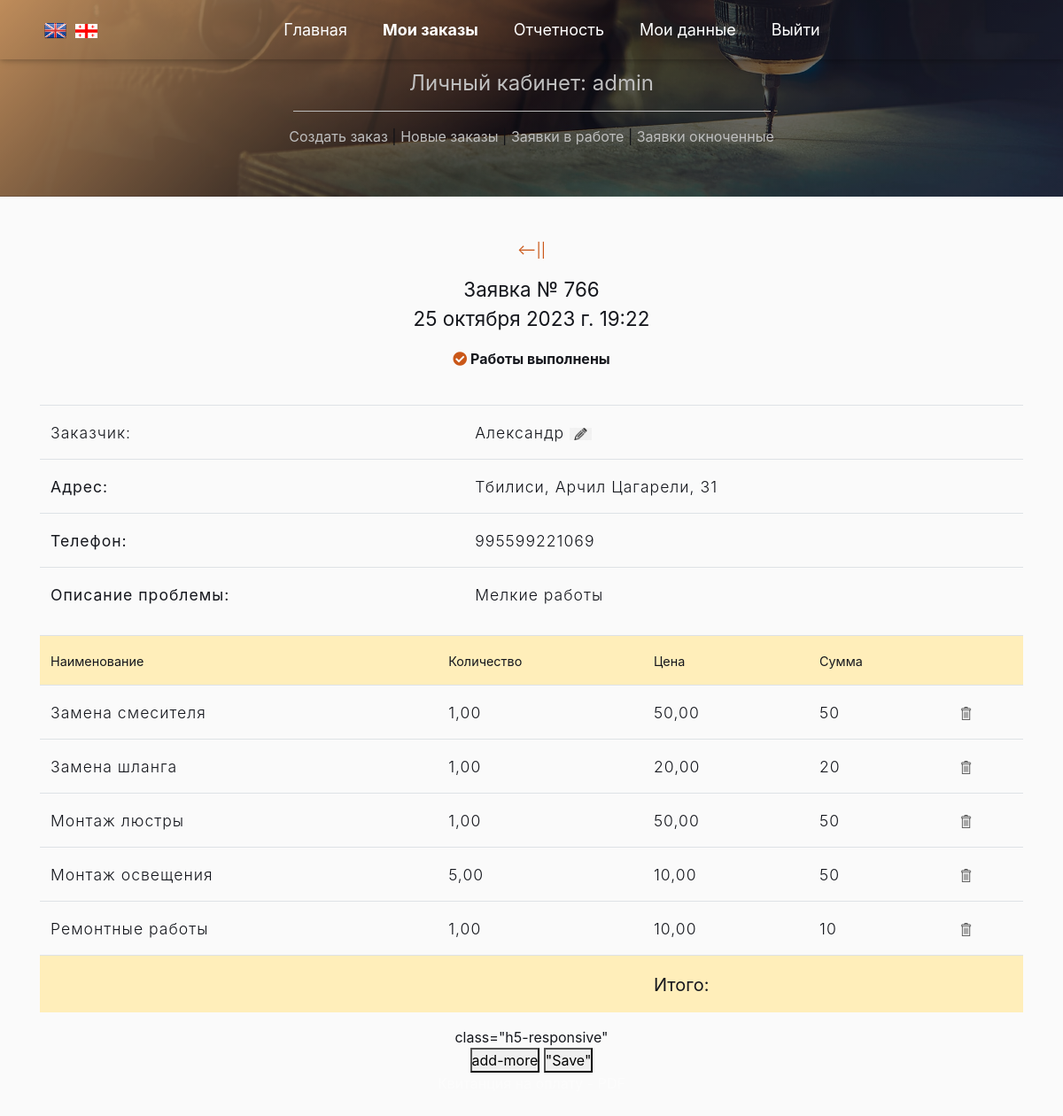
The page /list_order/766 (signed in) on the database its author committed.
### app_site/models.py (models this page shows)
class OrderList(models.Model):
    time_in = models.DateTimeField(auto_now_add=True, verbose_name='Дата заказа')
    time_out = models.DateTimeField(null=True, blank=True, verbose_name='Дата выполнения')
    repairer_id = models.ForeignKey(User, on_delete=models.SET_NULL, null=True, blank=True,
                                    verbose_name='Мастер', default='', )
    price = models.DecimalField(decimal_places=2, max_digits=7, null=True, blank=True, verbose_name='Стоимость работ')
    text_order = models.CharField(max_length=1500, verbose_name='Описание проблемы', blank=True, null=True)
    customer_name = models.CharField(max_length=50, verbose_name='Ваше имя')
    customer_phone = models.CharField(max_length=16, verbose_name='Номер телефона')
    customer_telegram = models.CharField(max_length=26, verbose_name='Телеграм', blank=True, null=True)
    customer_code = models.CharField(max_length=16, verbose_name='Код организации', blank=True, null=True)
    address_city = models.CharField(max_length=2, choices=CITY_CHOICES, default='TB', null=True, blank=True,
                                    verbose_name='Город')
    order_status = models.CharField(max_length=3, choices=ORDER_STATUS, default='BEG', null=True, blank=True,
                                    verbose_name='Статус заказа')
    address_street_app = models.CharField(max_length=150, verbose_name='Улица', null=True, blank=True)
    address_num = models.CharField(max_length=10, verbose_name='Номер дома', null=True, blank=True)
    services = models.ManyToManyField('Service', through='Invoice')
    class Meta:
        verbose_name = 'Список заказов'
        verbose_name_plural = 'Список заказов'

class Invoice(models.Model):
    service_id = models.ForeignKey('Service', on_delete=models.CASCADE, null=True, blank=True, )
    order_id = models.ForeignKey('OrderList', on_delete=models.CASCADE, null=True, blank=True, )
    quantity_type = models.CharField(choices=QUANTITY_CHOICES, max_length=3, null=True, blank=True,
                                     verbose_name='Измерение')
    quantity = models.DecimalField(decimal_places=2, max_digits=7, null=True, blank=True, verbose_name='Количество')
    price = models.DecimalField(decimal_places=2, max_digits=7, null=True, blank=True, verbose_name='Цена')
    class Meta:
        verbose_name = 'Список работ заказа'
        verbose_name_plural = 'Список работ заказа'

class Service(models.Model):
    name = models.\
        CharField(null=True, blank=True, max_length=500, verbose_name='Услуга')
    type = models.CharField(choices=WORK_CHOICES, null=True, blank=True, max_length=3, verbose_name='Вид работ')
    class Meta:
        ordering = ['type', 'name']
        verbose_name = 'Виды работ'
        verbose_name_plural = 'Виды работ'
    def __str__(self):
        return f"{self.name}"

### app_site/views.py (the view, shortened to what this page needs)
# urls.py: path('list_order/<int:pk>', InvoiceCreate.as_view(), name='invoice'),
class InvoiceCreate(LoginRequiredMixin, DetailView):
    model = OrderList
    context_object_name = 'info'
    template_name = 'invoice.html'
    def get_context_data(self, **kwargs):
        context = super().get_context_data()
        context['invoice'] = Invoice.objects\
                                    .filter(order_id=self.object.pk)\
                                    .select_related('service_id')\
                                    .defer('service_id__type')\
                                    .annotate(amount=F('price') * F('quantity'))
        InvoiceFormSet = modelformset_factory(Invoice, form=InvoiceForm, extra=0)
        formset = InvoiceFormSet(queryset=Invoice.objects.none())
        context['form'] = formset
        context['type_work'] = WORK_CHOICES
        context['next'] = OrderList.objects.filter(pk__gt=self.object.pk).values('pk').first()
        context['prev'] = OrderList.objects.filter(pk__lt=self.object.pk).order_by('-pk').values('pk').first()
        return context

### app_site/templatetags/custom_filters.py (called while the page is built)
@register.filter()
def choice_tag(value, A):
    try:
        if A == 'city':
            a = dict(CITY_CHOICES)
        elif A == 'status_order':
            a = dict(ORDER_STATUS)
        elif A == 'month':
            a = dict(MONTH)
        elif A == 'work_type':
            a = dict(WORK_CHOICES)
        return f'{a[value]}'
    except KeyError:
        return f''

### templates/invoice.html (shortened to what this page needs)
{% extends 'flatpages/default_user.html' %}
{% load custom_filters %}
{% load custom_tags %}
{% block body %}
{% if prev.pk %}
<p align="center" class="mycolor">
<a href="{% url 'invoice' prev.pk %}" class="mycolor"><--</a>||
{% endif %}
</p>
<p class="h4-responsive">Заявка № {{ info.id }}<br>{{ info.time_in }}</p>
{% if info.order_status == 'END' %}
<p><b id="stepstatuswork"><i class="fas fa-check-circle about-text"></i> Работы выполнены</b>
</p>
{% endif %}
<br>
    <table class="table" ><tr>
        <td>Заказчик:</td><td> {{ info.customer_name }}  <a href="../list_order/update/{{ info.pk}}"><img src="/media/images/change.png" width="25" ></a></td>
    </tr>
        <tr>
        <td><b>Адрес: </b></td><td>{{ info.address_city|choice_tag:'city' }}, {{ info.address_street_app }}, {{ info.address_num }}</td>
    </tr>
    <tr>
         <td><b>Телефон:</b></td><td>{{ info.customer_phone }}</td>
    </tr>
    <tr>
         <td><b>Описание проблемы:</b></td><td> {{ info.text_order }}</td>
    </tr>
    </table>
{% if info.order_status == 'SND' %}
<table id="table_invoice" class="hidden">
{% else %}
<table id="table_invoice" class="table" >
{% endif %}
 <tr  class="table-warning">
            <th>Наименование </th>
            <th>Количество </th>
            <th>Цена</th>
            <th >Сумма</th>
            <th > </th>
    </tr>
{% for g in invoice %}
    <tr class="form_text">
            <td name="service_id">{{ g.service_id }} </td>
            <td name="quantity">{{ g.quantity }} </td>
            <td name="price">{{ g.price }}</td>
            <td name="amount">{{ g.amount }}</td>
            <td name="delete"><a href="{% url 'delete-item-of-order' g.pk %}" class="link-delete" ><img src="/media/images/delete.png" width="15"></a></td>
    </tr>
{% endfor %}
    <tr class="table-warning">
<th></th><th class="h5-responsive" ></th>
            <th class="h5-responsive "  >Итого: </th>
            <th class="h5-responsive" id="total" > </th><th></th>
            </tr>
</table>class="h5-responsive"
{% if info.order_status == 'SND' %}
<form action="" method="post" id="id_form" class="hidden">
{% else %}
<form action="" method="post" id="id_form" >
{% endif %}
    <button id="add-more" type="button">add-more</button>
    <button type="submit"> "Save" </button><br>
<a href="pdf/{{ info.id }}">Квитанция на оплату - PDF</a>
</form>
        {% endblock body %}

### templates/flatpages/default_user.html (shortened to what this page needs)
{% load static %}
<!doctype html>
<html lang="en">
  <head>
    <link rel="stylesheet" href="{% static 'css/mdb.min.css' %}">
    <link rel="stylesheet" href="{% static 'css/bootstrap.min.css' %}">
    <link rel="stylesheet" href="{% static 'css/fonts.css' %}">
    <link rel="stylesheet" href="{% static 'css/owl.carousel.min.css' %}">
    <link rel="stylesheet" href="{% static 'css/custom.css' %}">
  </head>
  <body>
{% url 'list_order' as the_url1 %}
{% url 'stat' as the_url2 %}
{% url 'user' request.user.id as the_url3 %}
    <nav id="navigation-menu" class="navbar fixed-top navbar-expand-lg navbar-dark scrolling-navbar">
        <div class="container">
		<a href='index-en.html'><img src="{% static 'images/flag_en.png' %}" class="flag"></a>
            <a href='index-ge.html'><img src="{% static 'images/flag_ge.png' %}" class="flag"></a>
            <div class="collapse navbar-collapse" id="navbarSupportedContent">
                <ul class="navbar-nav m-auto">
                    <li class="nav-item mr-4 active">
                        <a class="nav-link" href="{% url 'home' %}">Главная <span class="sr-only">(current)</span></a>
                    </li>
                    <li class="nav-item mr-4">
                        {% if the_url1 in request.get_full_path  %}
                        <a class="nav-link" href="{{ the_url1 }}"><b>Мои заказы</b></a>
                        {% else %}
                        <a class="nav-link" href="{{ the_url1 }}">Мои заказы</a>
                        {% endif %}
                    </li>
                    <li class="nav-item mr-4" class="nav-item mr-4">
                        {% if the_url2 in request.get_full_path  %}
                        <a class="nav-link"  href="{{ the_url2 }}"><b>Отчетность</b></a>
                        {% else %}
                        <a class="nav-link"  href="{{ the_url2 }}">Отчетность</a>
                        {% endif %}
                    </li>
                    <li class="nav-item mr-4">
                        {% if the_url3 in request.get_full_path  %}
                        <a class="nav-link" href="{{ the_url3 }}"><b>Мои данные</b></a>
                        {% else %}
                        <a class="nav-link" href="{{ the_url3 }}">Мои данные</a>
                        {% endif %}
                    </li>
                        {% if request.user.is_authenticated %}
                            <li class="nav-item mr-4">
                            <a class="nav-link" href="{% url 'logout' %}">Выйти</a>
                            </li>
                         {% endif %}
                </ul>
            </div>
        </div>
    </nav>
        <section id="section-0" class="bg_img sticky">
            <div class="container"><br>
                    <div class="text-center nav-link">
                        <h1 class="lead py-10" >Личный кабинет: {{ user.username }}</h1>
                        <hr class="hr-light-h">
                            <a href="#----"  onclick="show_create_order_form(document.getElementById('form'))"
                                                  id="link_create_order_form">Создать заказ</a> |
                            {% if request.GET.work_status == 'SND' %}
                            <a href="{% url 'list_order' %}?work_status=SND"><b>Новые заказы</b></a> |
                            {% else %}
                            <a href="{% url 'list_order' %}?work_status=SND">Новые заказы</a> |
                            {% endif %}
                            {% if request.GET.work_status == 'RCV' %}
                            <a href="{% url 'list_order'%}?work_status=RCV"><b>Заявки в работе</b></a> |
                            {% else %}
                            <a href="{% url 'list_order'%}?work_status=RCV">Заявки в работе</a> |
                            {% endif %}
                            {% if request.GET.work_status == 'END' %}
                            <a href="{% url 'list_order'%}?work_status=END"><b>Заявки окноченные</b></a>
                            {% else %}
                            <a href="{% url 'list_order'%}?work_status=END">Заявки окноченные</a>
                            {% endif %}
                        </div>
                    </div>
    </section>
    <section id="section-1">
        <div class="container">
            <div align="center">
                        {% block body %}
{% endblock body%}
            </div>
            </div>
    </section>
  </body>
</html>

### static/css/custom.css (style rules this page uses)
* { margin: 0; padding: 0; }
:root { --text-color: #15171d; --span-color: #ca5718; }
body { color: var(--text-color); background-color: #fafafa; line-height: 1.5; font-size: 1rem; height: 100%; }
h1, h2, h3, h4, h5, h6 { font-weight: 500; }
.hr-light-h { width: 50%; border-top: 1px solid #fafafa; margin-left: 25%; }
a { color: fefefe; }
section { padding: 3rem 0px; }
.bg_img { background-image: linear-gradient(135deg, #febb79, rgba(0, 0, 0, 0.5), rgba(52, 72, 106, 0.3)), url('../images/master-na-chas_1.jpg'); background-repeat: no-repeat; background-position: center bottom; background-size: cover; width: 100%; filter: brightness(75%); }
.flag { width: 25px; margin-left: 5px; margin-right: 5px; }
.navbar { font-size: 18px; font-weight: 400; z-index: 1; box-shadow: 0 2px 5px 0 rgba(0, 0, 0, .16), 0 2px 10px 0 rgba(0, 0, 0, .12); z-index: 2; }
.navbar.navbar-dark .navbar-nav .nav-item.active > .nav-link { background-color: rgba(255, 255, 255, 0); }
a { text-decoration: none!important; color: fefefe; }
.mycolor { color: var(--span-color); }
.lead { font-size: 1.50rem; font-weight: 400; color: #fefefe; }
ul, ul.servicesLinks { list-style: none; }
.about-text { color: var(--span-color); }
table td { font-size: 1.1rem; font-weight: 300; letter-spacing: 1px; }

### templates/flatpages/default_user.html (style rules this page uses)
.sticky { position: sticky; top: 0; }

### rows shown on the page
OrderList: id "766", time_in "25 октября 2023 г. 19:22", customer_name "Александр", address_city|choice_tag "Тбилиси", address_street_app "Арчил Цагарели", address_num "31", customer_phone "995599221069", text_order "Мелкие работы"
Invoice: service_id "Замена смесителя", quantity "1,00", price "50,00", amount "50"
Invoice: service_id "Замена шланга", quantity "1,00", price "20,00", amount "20"
Invoice: service_id "Монтаж люстры", quantity "1,00", price "50,00", amount "50"
Invoice: service_id "Монтаж освещения", quantity "5,00", price "10,00", amount "50"
Invoice: service_id "Ремонтные работы", quantity "1,00", price "10,00", amount "10"

### other values the page prints
{{ user.username }} "admin"
